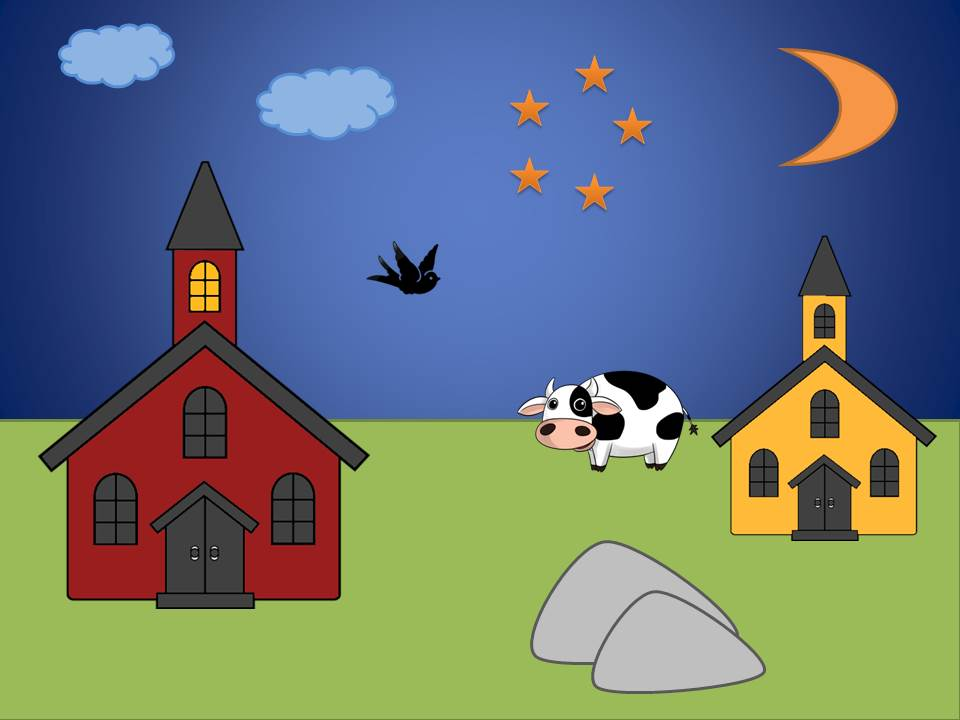
#> input picture images/church0.jpg, 960 x 720 px, found by its file name
$ python SpotTheDifferences.py
#> lines starting #> are read from the running program, lines starting #| are printed output that depends on the picture; after the words box and inside, x2 and y2 are one past the last pixel; in counts of white or black regions, pixels touching at a corner belong together
import cv2
import numpy as np

def resizeImage(image, height):
    h, w, _ = image.shape
    ratio = w / h
    width = int(ratio * height)
    image = cv2.resize(image, (width, height), interpolation= cv2.INTER_CUBIC)
    return image

def SpotTheDifferences(image1: str, image2: str):
#> called with image1 = './images/church0.jpg', image2 = './game_data/church0.jpg'
    image1 = cv2.imread(image1)
#> image1 is the input picture: shape (720, 960, 3); mean B, G, R 119.4, 117.3, 104.9
    image2 = cv2.imread(image2)
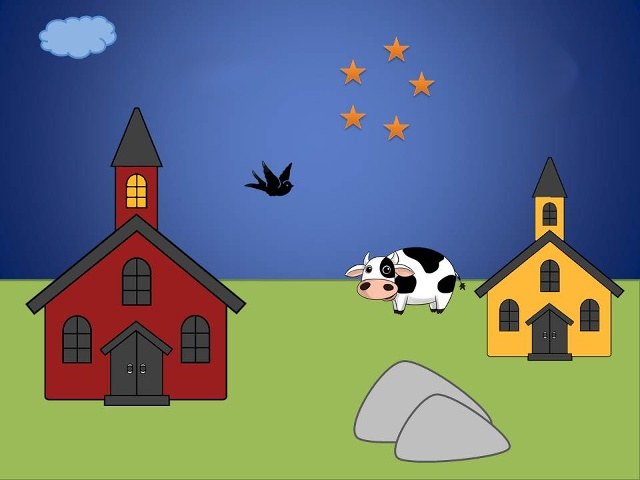
#> input picture game_data/church0.jpg, 640 x 480 px, found by its file name
#> image2 is the input picture: shape (480, 640, 3); mean B, G, R 119.5, 115.8, 102.6
    print(image1.shape, image2.shape)
#| (720, 960, 3) (480, 640, 3)

    image1 = resizeImage(image1, 480)
    image2 = resizeImage(image2, 480)

    clone1 = image1.copy()
    clone2 = image2.copy()

    clone1 = cv2.cvtColor(clone1, cv2.COLOR_BGR2GRAY)
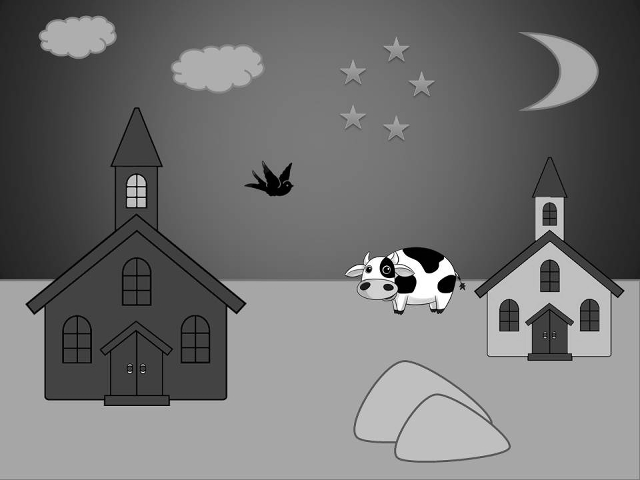
#> clone1: shape (480, 640); min 0, max 255, mean 113.8
    clone2 = cv2.cvtColor(clone2, cv2.COLOR_BGR2GRAY)

    # clone1 = cv2.GaussianBlur(clone1, ksize = (11, 11), sigmaX = 0)
    # clone2 = cv2.GaussianBlur(clone2, ksize = (11, 11), sigmaX = 0)

    diff = cv2.absdiff(clone1, clone2)
    print(diff.shape)
#| (480, 640)
    cv2.imshow('diff', diff)
    thresh = cv2.threshold(diff, 20, 255, cv2.THRESH_BINARY)[1]
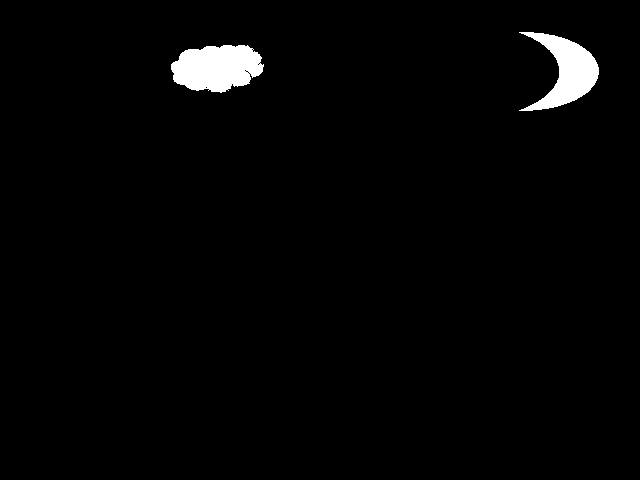
#> thresh: shape (480, 640); 2% white; 2 white regions, box (x1, y1, x2, y2) and area: (171, 45, 264, 93) 3352, (519, 32, 599, 111) 2843
    cv2.imshow('thresh', thresh)

    kernel = np.ones((3,3), np.uint8)
    dilate = cv2.dilate(thresh, kernel, iterations=3)
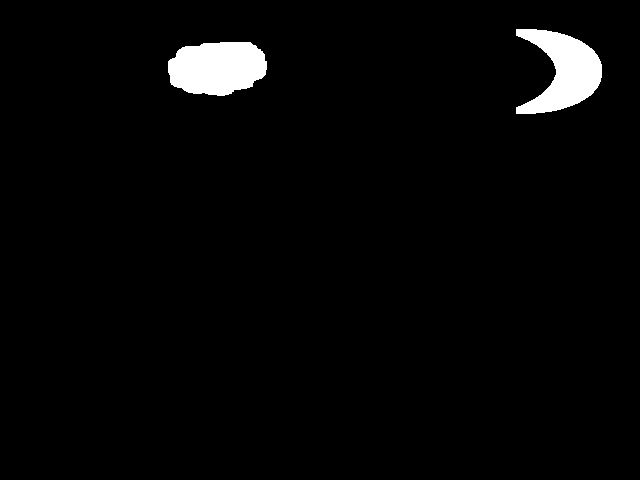
#> dilate: shape (480, 640); 2.7% white; 2 white regions
    cv2.imshow('Dilate', dilate)

    mask = np.zeros(shape = image1.shape)

    contours, _ = cv2.findContours(dilate, cv2.RETR_EXTERNAL, cv2.CHAIN_APPROX_SIMPLE)
#> contours = 2 contours; box (x1, y1, x2, y2) and area: (168, 42, 267, 96) 4176, (516, 29, 602, 114) 3920
    for contour in contours:
        area = cv2.contourArea(contour)
        if area > 200:
            cv2.drawContours(mask, [contour], -1, (0, 255, 255), 3)
            ((cx, cy), radius) = cv2.minEnclosingCircle(contour)
            cv2.circle(image1, (int(cx), int(cy)), int(radius), (0, 255, 255), 3)
            cv2.circle(image2, (int(cx), int(cy)), int(radius), (0, 255, 255), 3)
#> this loop made 2 passes
#> (area, cx, cy, radius) on passes 1 to 2: (4175.5, 217, 66.93, 49.36), (3919.5, 548.4, 71, 53.05)
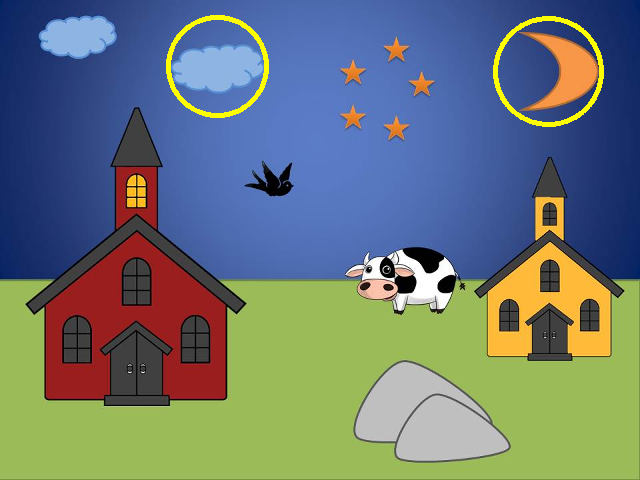
#> image1: shape (480, 640, 3); mean of channels 0, 1, 2 117.9, 119, 107; drawn as B, G, R
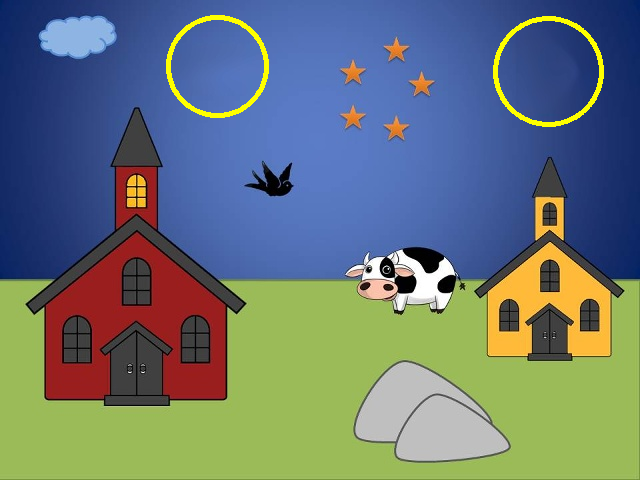
#> image2: shape (480, 640, 3); 1.04% of pixels changed, all inside (x1, y1, x2, y2) = (166, 15, 604, 127)
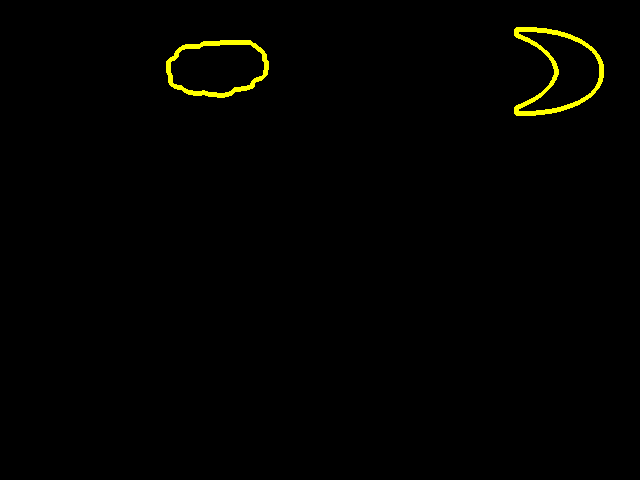
#> mask: shape (480, 640, 3) float64; mean of channels 0, 1, 2 0, 2.3, 2.3; drawn as B, G, R

    cv2.imshow('contours', mask)
    cv2.imshow('image1', image1)
    cv2.imshow('image2', image2)

    cv2.waitKey(0)
    cv2.destroyAllWindows()

def main():
    SpotTheDifferences('./images/church0.jpg', './game_data/church0.jpg')

if __name__ == '__main__':
    main()
